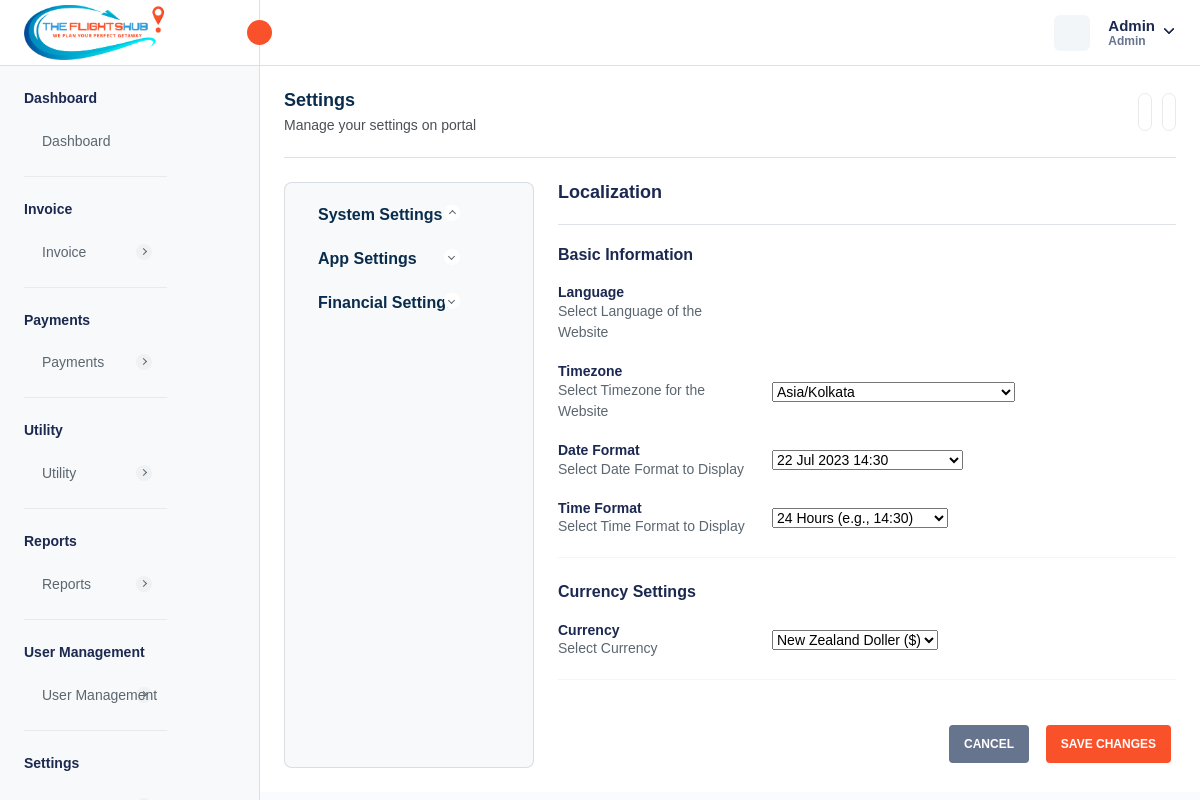
Page /localization-settings.php (signed in) on the committed database.
### tables this page shows
CREATE TABLE `company_settings` (
  `company_id` int NOT NULL AUTO_INCREMENT,
  `company_name` varchar(255) DEFAULT NULL,
  `company_email` varchar(255) DEFAULT NULL,
  `company_phone` varchar(20) DEFAULT NULL,
  `company_website` varchar(255) DEFAULT NULL,
  `company_logo` varchar(255) DEFAULT NULL,
  `favicon` varchar(255) DEFAULT NULL,
  `address` text,
  `country` varchar(100) DEFAULT NULL,
  `state` varchar(100) DEFAULT NULL,
  `city` varchar(100) DEFAULT NULL,
  `postal_code` varchar(20) DEFAULT NULL,
  `gst_number` varchar(255) DEFAULT NULL,
  `bz_number` varchar(255) DEFAULT NULL,
  `created_at` timestamp NULL DEFAULT CURRENT_TIMESTAMP,
  `updated_at` timestamp NULL DEFAULT CURRENT_TIMESTAMP ON UPDATE CURRENT_TIMESTAMP,
  PRIMARY KEY (`company_id`)
);

CREATE TABLE `localization_settings` (
  `id` int NOT NULL AUTO_INCREMENT,
  `language` varchar(50) DEFAULT 'English',
  `timezone` varchar(100) DEFAULT 'UTC',
  `date_format` varchar(20) DEFAULT 'd M Y',
  `time_format` varchar(10) DEFAULT '12',
  `currency_id` int DEFAULT NULL,
  `created_at` datetime DEFAULT CURRENT_TIMESTAMP,
  `updated_at` datetime DEFAULT CURRENT_TIMESTAMP ON UPDATE CURRENT_TIMESTAMP,
  PRIMARY KEY (`id`)
);

CREATE TABLE `currency` (
  `currency_id` int NOT NULL AUTO_INCREMENT,
  `currency_name` varchar(255) DEFAULT NULL,
  `currency_code` varchar(45) DEFAULT NULL,
  `currency_symbol` varchar(45) DEFAULT NULL,
  `currency_rate` decimal(10,2) DEFAULT NULL,
  `created_at` timestamp NULL DEFAULT CURRENT_TIMESTAMP,
  `updated_at` timestamp NULL DEFAULT NULL,
  `is_active` int DEFAULT '1',
  PRIMARY KEY (`currency_id`)
);

### localization-settings.php (the view, shortened to what this page needs)
<?php
require "./database/config.php";
try {
    $stmtFetchCompanySettings = $db->prepare("SELECT * FROM company_settings");
    $stmtFetchCompanySettings->execute();
    $companySettings = $stmtFetchCompanySettings->get_result()->fetch_array(MYSQLI_ASSOC);
    $stmtFetchCurrency = $db->prepare("SELECT * FROM currency WHERE is_active = 1");
    $stmtFetchCurrency->execute();
    $currencies = $stmtFetchCurrency->get_result()->fetch_all(MYSQLI_ASSOC);
    $timezones = DateTimeZone::listIdentifiers();
    $stmtFetchLocalizationSettings = $db->prepare("SELECT * FROM localization_settings;");
    $stmtFetchLocalizationSettings->execute();
    $localizationSettings = $stmtFetchLocalizationSettings->get_result()->fetch_array(MYSQLI_ASSOC);
} catch (Exception $e) {
    $_SESSION['error'] = $e->getMessage();
}
?>
<!DOCTYPE html>
<html lang="en">
<head>
    <link rel="stylesheet" href="assets/css/bootstrap.min.css" />
    <link rel="stylesheet" href="assets/css/animate.css" />
    <link rel="stylesheet" href="assets/plugins/select2/css/select2.min.css" />
    <link rel="stylesheet" href="assets/plugins/bootstrap-tagsinput/bootstrap-tagsinput.css" />
    <link rel="stylesheet" href="assets/css/bootstrap-datetimepicker.min.css" />
    <link rel="stylesheet" href="assets/css/dataTables.bootstrap5.min.css" />
    <link rel="stylesheet" href="assets/plugins/fontawesome/css/fontawesome.min.css" />
    <link rel="stylesheet" href="assets/plugins/fontawesome/css/all.min.css" />
    <link rel="stylesheet" href="assets/css/style.css" />
    <link rel="stylesheet" href="https://cdn.jsdelivr.net/npm/notyf@3/notyf.min.css" />
</head>
<body>
    <div class="main-wrapper">
        <div class="header">
            <?php require_once("header.php"); ?>
        </div>
        <div class="sidebar" id="sidebar">
            <?php require_once("sidebar.php"); ?>
        </div>
        <div class="page-wrapper">
            <div class="content settings-content">
                <div class="page-header settings-pg-header">
                    <div class="add-item d-flex">
                        <div class="page-title">
                            <h4>Settings</h4>
                            <h6>Manage your settings on portal</h6>
                        </div>
                    </div>
                    <ul class="table-top-head">
                        <li>
                            <a data-bs-toggle="tooltip" data-bs-placement="top" title="Refresh"></a>
                        </li>
                        <li>
                            <a data-bs-toggle="tooltip" data-bs-placement="top" title="Collapse" id="collapse-header"></a>
                        </li>
                    </ul>
                </div>
                <div class="row">
                    <div class="col-xl-12">
                        <div class="settings-wrapper d-flex">
                            <div class="sidebars settings-sidebar theiaStickySidebar" id="sidebar2">
                                <div class="sidebar-inner slimscroll">
                                    <div id="sidebar-menu5" class="sidebar-menu">
                                        <ul>
                                            <li class="submenu-open">
                                                <?php
                                                require("./settings-siderbar.php");
                                                ?>
                                            </li>
                                        </ul>
                                    </div>
                                </div>
                            </div>
                            <div class="settings-page-wrap">
                                <form action="" method="post" accept-charset="UTF-8">
                                    <div class="setting-title">
                                        <h4>Localization</h4>
                                    </div>
                                    <div class="company-info company-images">
                                        <div class="card-title-head">
                                            <h6><span><i data-feather="list"></i></span>Basic Information</h6>
                                        </div>
                                        <div class="localization-info">
                                            <div class="row align-items-center">
                                                <div class="col-sm-4">
                                                    <div class="setting-info">
                                                        <h6>Language</h6>
                                                        <p>Select Language of the Website</p>
                                                    </div>
                                                </div>
                                                <div class="col-sm-4">
                                                </div>
                                            </div>
                                            <div class="row align-items-center">
                                                <div class="col-sm-4">
                                                    <div class="setting-info">
                                                        <h6>Timezone</h6>
                                                        <p>Select Timezone for the Website</p>
                                                    </div>
                                                </div>
                                                <div class="col-sm-4">
                                                    <div class="localization-select">
                                                        <select class="select" name="timezone">
                                                            <?php foreach ($timezones as $timezone) { ?>
                                                                <option <?php echo $localizationSettings['timezone'] == $timezone ? "selected" : "" ?> value='<?= $timezone ?>'>
                                                                    <?= htmlspecialchars($timezone) ?>
                                                                </option>
                                                            <?php } ?>
                                                        </select>
                                                    </div>
                                                </div>
                                            </div>
                                            <div class="row align-items-center">
                                                <div class="col-sm-4">
                                                    <div class="setting-info">
                                                        <h6>Date Format</h6>
                                                        <p>Select Date Format to Display</p>
                                                    </div>
                                                </div>
                                                <div class="col-sm-4">
                                                    <div class="localization-select">
                                                        <select class="select" name="date_format">
                                                            <option value="d M Y H:i" <?php echo $localizationSettings['date_format'] == "d M Y H:i" ? "selected" : "" ?>>22 Jul 2023 14:30</option>
                                                        </select>
                                                    </div>
                                                </div>
                                            </div>
                                            <div class="row align-items-center">
                                                <div class="col-sm-4">
                                                    <div class="setting-info">
                                                        <h6>Time Format</h6>
                                                        <p>Select Time Format to Display</p>
                                                    </div>
                                                </div>
                                                <div class="col-sm-4">
                                                    <div class="localization-select">
                                                        <select class="select" name="time_format">
                                                            <option value="24" <?php echo $localizationSettings['time_format'] == "24" ? "selected" : "" ?>>24 Hours (e.g., 14:30)</option>
                                                        </select>
                                                    </div>
                                                </div>
                                            </div>
                                        </div>
                                    </div>
                                    <div class="company-info company-images">
                                        <div class="card-title-head">
                                            <h6><span><i data-feather="credit-card"></i></span>Currency Settings</h6>
                                        </div>
                                        <div class="localization-info">
                                            <div class="row align-items-center">
                                                <div class="col-sm-4">
                                                    <div class="setting-info">
                                                        <h6>Currency</h6>
                                                        <p>Select Currency</p>
                                                    </div>
                                                </div>
                                                <div class="col-sm-4">
                                                    <div class="localization-select">
                                                        <select class="select" name="currency">
                                                            <?php
                                                            foreach ($currencies as $currency) { ?>
                                                                <option value='<?= $currency['currency_id'] ?>' <?php echo $localizationSettings['currency_id'] == $currency['currency_id'] ? "selected" : "" ?>>
                                                                    <?= $currency['currency_name'] . " (" . $currency['currency_symbol'] . ")" ?>
                                                                </option>";
                                                            <?php } ?>
                                                        </select>
                                                    </div>
                                                </div>
                                            </div>
                                        </div>
                                    </div>
                                    <div class="modal-footer-btn">
                                        <button type="button" class="btn btn-cancel me-2"
                                            data-bs-dismiss="modal">Cancel</button>
                                        <button type="submit" name="submit" class="btn btn-submit">Save Changes</button>
                                    </div>
                                </form>
                            </div>
                        </div>
                    </div>
                </div>
            </div>
        </div>
    </div>
</body>
</html>

### header.php (shortened to what this page needs)
<div class="header">
    <div class="header-left active">
        <a href="admin-dashboard.php" class="logo logo-normal">
            <img src="<?= isset($companySettings['company_logo']) ? $companySettings['company_logo'] : "assets/img/logo/vis-logo.png" ?>" alt="" />
        </a>
        <a id="toggle_btn" href="javascript:void(0);">
            <i data-feather="chevrons-left" class="feather-16"></i>
        </a>
    </div>
    <ul class="nav user-menu">
        <li class="nav-item nav-item-box">
            <a href="javascript:void(0);" id="btnFullscreen">
            </a>
        </li>
        <li class="nav-item dropdown has-arrow main-drop">
            <a href="javascript:void(0);" class="dropdown-toggle nav-link userset" data-bs-toggle="dropdown">
                <span class="user-info">
                    <span class="user-detail">
                        <span
                            class="user-name"><?php echo isset($_SESSION['admin_name']) ? $_SESSION['admin_name'] : "Vibrantick" ?></span>
                        <span class="user-role"><?php echo isset($_SESSION['admin_role']) ? $_SESSION['admin_role'] : "Admin"  ?></span>
                    </span>
                </span>
            </a>
        </li>
    </ul>
</div>

### rows in the picture
company_settings: company_logo (picture)
localization_settings: timezone "Asia/Kolkata", date_format "22 Jul 2023 14:30", time_format "24 Hours (e.g., 14:30)", currency "New Zealand Doller ($)"

### other values in the picture
$_SESSION['admin_name'] "Admin"
$_SESSION['admin_role'] "Admin"
